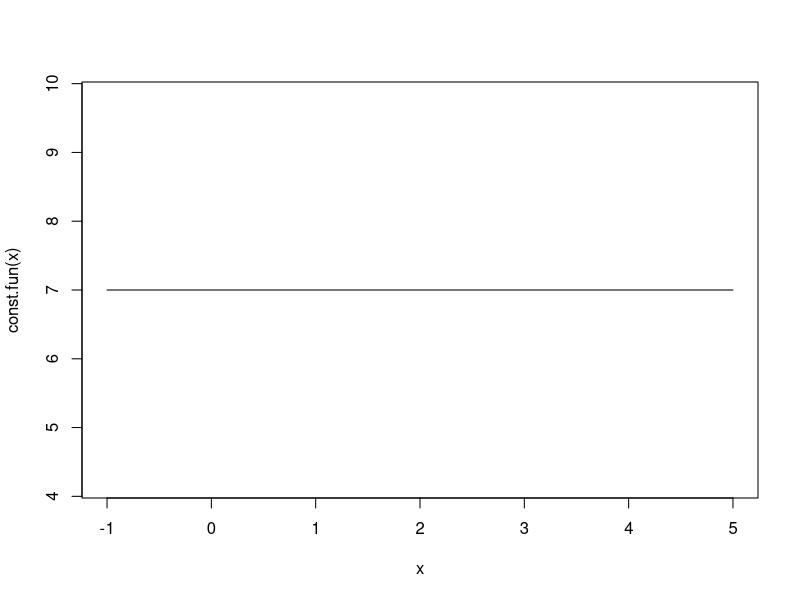

R code for this plot: (Note: this script raises an error after producing the figure.)
#Clear environment and install required libraries. 
  #We don't need to install any libraries for our work in this script.
rm(list=ls())

#The IVT is used by the uniroot() function in R.
#Define the constant function f(x) = 7.
const.fun <- function(x){
  rep(7,length(x))
}

#Graph f(x) = 7.
x<-seq(-1,5,0.01)
plot(x,const.fun(x),type='l')

#The uniroot() function looks for zeros of the function.
  #The following command is trying to solve the equation f(x) = 0.
  #It is trying to solve the equation 7 = 0. This equation is never zero, so there is no solution.
uniroot(const.fun,c(-100,4))$root
#Error in uniroot(const.fun, c(-100, 4)) : 
#  f() values at end points not of opposite sign
  #This error shows that the uniroot() function is using the IVT as an initial check.
  #If f(a) and f(b) do not have opposite signs, then zero is not in between f(a) and f(b).
  #The assumptions for the IVT are not satisfied so we do not have a guarantee that the equation f(x) = 0 has a solution on the interval [a,b].
  #Since we don't have the guarantee of a solution, uniroot() does not look for a solution.


#What is the chance we would observe 3 out of 10 heads given the coin were a fair coin (p=0.5 known)?
  #Parameter values known (the parameter values are FIXED) and the data is unknown (can vary).
  #This is a "probability model" question.
dbinom(3,size=10,prob=0.5)
#[1] 0.1171875

#How likely is it that p=0.4 given we have observed 3 out of 10 heads (x=3 known)?
  #Data known (data values are FIXED) and the parameter values are unknown (can vary).
  #This is a "likelihood function" question.
dbinom(3,size=10,prob=0.4)
#[1] 0.2149908

#A more common likelihood question is:
  #What is the most likely value for the parameter p given we have observed 3 out of 10 heads?
  #This is the model fit or parameter selection question.
#Let's visualize this idea.
  #The parameter p is unknown, so we consider all possible values for the parameter.
  #Define a vector with the values the parameter can be.
p <- seq(0,1,0.01)
#Plot the likelihood function. The likelihood function is a function of the parameter p.
  #p values are the horizontal axis values.
  #likelihood for each value of p are the output values.
par(mar=c(2.5,2.5,0.25,0.25))
plot(p,dbinom(3,size=10,prob=p),type='l')
  #From the graph we can see a largest likelihood value, when p is approximately 0.3. 
  #Next week we are going to be starting the derivatives and optimization unit where we will learn how to answer this type of likelihood questions.
  
